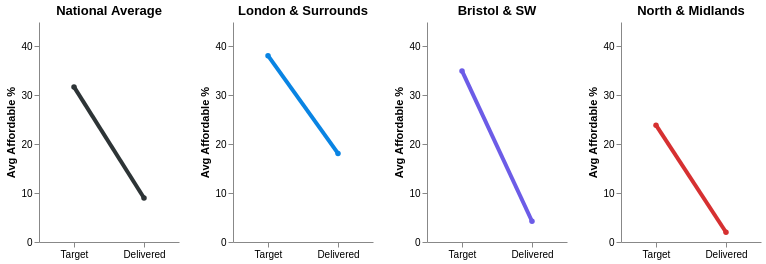

The notebook cell saved with this chart:
### Code cell
# 1. Creating the Four Charts for the Report - National Average and Three Regional Variances

import pandas as pd
import altair as alt

# DATA PREPARATION 
raw_data = [
    {"Name": "Aylesham Shopping Centre", "Region": "London & Surrounds", "Target": 35, "Delivered": 12},
    {"Name": "Kennet Shopping Centre", "Region": "North & Midlands", "Target": 30, "Delivered": 4},
    {"Name": "Chilterns Shopping Centre", "Region": "London & Surrounds", "Target": 30, "Delivered": 0},
    {"Name": "Broadwalk Shopping Centre", "Region": "Bristol & SW", "Target": 30, "Delivered": 7},
    {"Name": "Battersea Power Station", "Region": "London & Surrounds", "Target": 40, "Delivered": 9},
    {"Name": "Greenwich Peninsula", "Region": "London & Surrounds", "Target": 50, "Delivered": 28},
    {"Name": "Heygate Estate", "Region": "London & Surrounds", "Target": 35, "Delivered": 25},
    {"Name": "King's Cross Central", "Region": "London & Surrounds", "Target": 43, "Delivered": 33},
    {"Name": "One Nine Elms", "Region": "London & Surrounds", "Target": 40, "Delivered": 15},
    {"Name": "Spire London", "Region": "London & Surrounds", "Target": 35, "Delivered": 30},
    {"Name": "South Crofty", "Region": "Bristol & SW", "Target": 40, "Delivered": 0},
    {"Name": "Carriageworks", "Region": "Bristol & SW", "Target": 40, "Delivered": 10},
    {"Name": "Chocolate Factory", "Region": "Bristol & SW", "Target": 30, "Delivered": 0},
    {"Name": "T1 Water Street", "Region": "North & Midlands", "Target": 20, "Delivered": 0},
    {"Name": "Circle Square", "Region": "North & Midlands", "Target": 20, "Delivered": 0},
    {"Name": "Slate Wharf", "Region": "North & Midlands", "Target": 20, "Delivered": 0},
    {"Name": "South Queen Street Mill", "Region": "North & Midlands", "Target": 30, "Delivered": 0},
    {"Name": "Smithfield", "Region": "North & Midlands", "Target": 35, "Delivered": 11},
    {"Name": "British Sugar Site", "Region": "North & Midlands", "Target": 20, "Delivered": 3},
    {"Name": "Earls Court", "Region": "London & Surrounds", "Target": 35, "Delivered": 11},
    {"Name": "V&A Hotel", "Region": "North & Midlands", "Target": 20, "Delivered": 0},
    {"Name": "2-4 Chester Road", "Region": "North & Midlands", "Target": 20, "Delivered": 0}
]

df = pd.DataFrame(raw_data)
df_melted = df.melt(id_vars=['Name', 'Region'], value_vars=['Target', 'Delivered'], 
                    var_name='Stage', value_name='Affordable_Pct')

# SLOPE CHART FUNCTION
def make_slope_chart(data, title, color_hex):
    # We only create the line/point chart layer here (no labels)
    chart = alt.Chart(data).mark_line(point=True, size=4).encode(
        x=alt.X('Stage:N', 
                sort=['Target', 'Delivered'], 
                title=None,
                axis=alt.Axis(labelAngle=0)), # Sets writing to horizontal
        y=alt.Y('mean(Affordable_Pct):Q', 
                scale=alt.Scale(domain=[0, 45]),
                title='Avg Affordable %'),
        color=alt.value(color_hex),
        tooltip=[alt.Tooltip('mean(Affordable_Pct):Q', title='Average %', format='.1f')] # Still see % on hover
    ).properties(
        width=140, 
        height=220, 
        title=title
    )
    
    return chart

# GENERATE THE CHARTS
total_avg = make_slope_chart(df_melted, "National Average", "#2d3436")
london_avg = make_slope_chart(df_melted[df_melted['Region'] == 'London & Surrounds'], "London & Surrounds", "#0984e3")
bristol_avg = make_slope_chart(df_melted[df_melted['Region'] == 'Bristol & SW'], "Bristol & SW", "#6c5ce7")
north_avg = make_slope_chart(df_melted[df_melted['Region'] == 'North & Midlands'], "North & Midlands", "#d63031")

# DISPLAY IN JUPYTER
(total_avg | london_avg | bristol_avg | north_avg).configure_view(stroke=None).configure_axis(grid=False)

### Figure 1 — Vega-Lite specification as saved in the notebook (floating-point values rounded to 4 significant figures)
{"config": {"view": {"continuousWidth": 300, "continuousHeight": 300, "stroke": null}, "axis": {"grid": false}}, "hconcat": [{"data": {"name": "data-50cb5e0a75d6c63d227546deb92b206f"}, "mark": {"type": "line", "point": true, "size": 4}, "encoding": {"color": {"value": "#2d3436"}, "tooltip": [{"aggregate": "mean", "field": "Affordable_Pct", "format": ".1f", "title": "Average %", "type": "quantitative"}], "x": {"axis": {"labelAngle": 0}, "field": "Stage", "sort": ["Target", "Delivered"], "title": null, "type": "nominal"}, "y": {"aggregate": "mean", "field": "Affordable_Pct", "scale": {"domain": [0, 45]}, "title": "Avg Affordable %", "type": "quantitative"}}, "height": 220, "title": "National Average", "width": 140}, {"data": {"name": "data-ee4ac2b946705db875c4149c1c2cb847"}, "mark": {"type": "line", "point": true, "size": 4}, "encoding": {"color": {"value": "#0984e3"}, "tooltip": [{"aggregate": "mean", "field": "Affordable_Pct", "format": ".1f", "title": "Average %", "type": "quantitative"}], "x": {"axis": {"labelAngle": 0}, "field": "Stage", "sort": ["Target", "Delivered"], "title": null, "type": "nominal"}, "y": {"aggregate": "mean", "field": "Affordable_Pct", "scale": {"domain": [0, 45]}, "title": "Avg Affordable %", "type": "quantitative"}}, "height": 220, "title": "London & Surrounds", "width": 140}, {"data": {"name": "data-282852b42b254c52353910586908309e"}, "mark": {"type": "line", "point": true, "size": 4}, "encoding": {"color": {"value": "#6c5ce7"}, "tooltip": [{"aggregate": "mean", "field": "Affordable_Pct", "format": ".1f", "title": "Average %", "type": "quantitative"}], "x": {"axis": {"labelAngle": 0}, "field": "Stage", "sort": ["Target", "Delivered"], "title": null, "type": "nominal"}, "y": {"aggregate": "mean", "field": "Affordable_Pct", "scale": {"domain": [0, 45]}, "title": "Avg Affordable %", "type": "quantitative"}}, "height": 220, "title": "Bristol & SW", "width": 140}, {"data": {"name": "data-85510f3169d97a67193f587146c63b18"}, "mark": {"type": "line", "point": true, "size": 4}, "encoding": {"color": {"value": "#d63031"}, "tooltip": [{"aggregate": "mean", "field": "Affordable_Pct", "format": ".1f", "title": "Average %", "type": "quantitative"}], "x": {"axis": {"labelAngle": 0}, "field": "Stage", "sort": ["Target", "Delivered"], "title": null, "type": "nominal"}, "y": {"aggregate": "mean", "field": "Affordable_Pct", "scale": {"domain": [0, 45]}, "title": "Avg Affordable %", "type": "quantitative"}}, "height": 220, "title": "North & Midlands", "width": 140}], "$schema": "https://vega.github.io/schema/vega-lite/v5.20.1.json", "datasets": {"data-50cb5e0a75d6c63d227546deb92b206f": [{"Name": "Aylesham Shopping Centre", "Region": "London & Surrounds", "Stage": "Target", "Affordable_Pct": 35}, {"Name": "Kennet Shopping Centre", "Region": "North & Midlands", "Stage": "Target", "Affordable_Pct": 30}, {"Name": "Chilterns Shopping Centre", "Region": "London & Surrounds", "Stage": "Target", "Affordable_Pct": 30}, {"Name": "Broadwalk Shopping Centre", "Region": "Bristol & SW", "Stage": "Target", "Affordable_Pct": 30}, {"Name": "Battersea Power Station", "Region": "London & Surrounds", "Stage": "Target", "Affordable_Pct": 40}, {"Name": "Greenwich Peninsula", "Region": "London & Surrounds", "Stage": "Target", "Affordable_Pct": 50}, {"Name": "Heygate Estate", "Region": "London & Surrounds", "Stage": "Target", "Affordable_Pct": 35}, {"Name": "King's Cross Central", "Region": "London & Surrounds", "Stage": "Target", "Affordable_Pct": 43}, {"Name": "One Nine Elms", "Region": "London & Surrounds", "Stage": "Target", "Affordable_Pct": 40}, {"Name": "Spire London", "Region": "London & Surrounds", "Stage": "Target", "Affordable_Pct": 35}, {"Name": "South Crofty", "Region": "Bristol & SW", "Stage": "Target", "Affordable_Pct": 40}, {"Name": "Carriageworks", "Region": "Bristol & SW", "Stage": "Target", "Affordable_Pct": 40}, {"Name": "Chocolate Factory", "Region": "Bristol & SW", "Stage": "Target", "Affordable_Pct": 30}, {"Name": "T1 Water Street", "Region": "North & Midlands", "Stage": "Target", "Affordable_Pct": 20}, {"Name": "Circle Square", "Region": "North & Midlands", "Stage": "Target", "Affordable_Pct": 20}, {"Name": "Slate Wharf", "Region": "North & Midlands", "Stage": "Target", "Affordable_Pct": 20}, {"Name": "South Queen Street Mill", "Region": "North & Midlands", "Stage": "Target", "Affordable_Pct": 30}, {"Name": "Smithfield", "Region": "North & Midlands", "Stage": "Target", "Affordable_Pct": 35}, {"Name": "British Sugar Site", "Region": "North & Midlands", "Stage": "Target", "Affordable_Pct": 20}, {"Name": "Earls Court", "Region": "London & Surrounds", "Stage": "Target", "Affordable_Pct": 35}, {"Name": "V&A Hotel", "Region": "North & Midlands", "Stage": "Target", "Affordable_Pct": 20}, {"Name": "2-4 Chester Road", "Region": "North & Midlands", "Stage": "Target", "Affordable_Pct": 20}, {"Name": "Aylesham Shopping Centre", "Region": "London & Surrounds", "Stage": "Delivered", "Affordable_Pct": 12}, {"Name": "Kennet Shopping Centre", "Region": "North & Midlands", "Stage": "Delivered", "Affordable_Pct": 4}, {"Name": "Chilterns Shopping Centre", "Region": "London & Surrounds", "Stage": "Delivered", "Affordable_Pct": 0}, {"Name": "Broadwalk Shopping Centre", "Region": "Bristol & SW", "Stage": "Delivered", "Affordable_Pct": 7}, {"Name": "Battersea Power Station", "Region": "London & Surrounds", "Stage": "Delivered", "Affordable_Pct": 9}, {"Name": "Greenwich Peninsula", "Region": "London & Surrounds", "Stage": "Delivered", "Affordable_Pct": 28}, {"Name": "Heygate Estate", "Region": "London & Surrounds", "Stage": "Delivered", "Affordable_Pct": 25}, {"Name": "King's Cross Central", "Region": "London & Surrounds", "Stage": "Delivered", "Affordable_Pct": 33}, {"Name": "One Nine Elms", "Region": "London & Surrounds", "Stage": "Delivered", "Affordable_Pct": 15}, {"Name": "Spire London", "Region": "London & Surrounds", "Stage": "Delivered", "Affordable_Pct": 30}, {"Name": "South Crofty", "Region": "Bristol & SW", "Stage": "Delivered", "Affordable_Pct": 0}, {"Name": "Carriageworks", "Region": "Bristol & SW", "Stage": "Delivered", "Affordable_Pct": 10}, {"Name": "Chocolate Factory", "Region": "Bristol & SW", "Stage": "Delivered", "Affordable_Pct": 0}, {"Name": "T1 Water Street", "Region": "North & Midlands", "Stage": "Delivered", "Affordable_Pct": 0}, {"Name": "Circle Square", "Region": "North & Midlands", "Stage": "Delivered", "Affordable_Pct": 0}, {"Name": "Slate Wharf", "Region": "North & Midlands", "Stage": "Delivered", "Affordable_Pct": 0}, {"Name": "South Queen Street Mill", "Region": "North & Midlands", "Stage": "Delivered", "Affordable_Pct": 0}, {"Name": "Smithfield", "Region": "North & Midlands", "Stage": "Delivered", "Affordable_Pct": 11}, {"Name": "British Sugar Site", "Region": "North & Midlands", "Stage": "Delivered", "Affordable_Pct": 3}, {"Name": "Earls Court", "Region": "London & Surrounds", "Stage": "Delivered", "Affordable_Pct": 11}, {"Name": "V&A Hotel", "Region": "North & Midlands", "Stage": "Delivered", "Affordable_Pct": 0}, {"Name": "2-4 Chester Road", "Region": "North & Midlands", "Stage": "Delivered", "Affordable_Pct": 0}], "data-ee4ac2b946705db875c4149c1c2cb847": [{"Name": "Aylesham Shopping Centre", "Region": "London & Surrounds", "Stage": "Target", "Affordable_Pct": 35}, {"Name": "Chilterns Shopping Centre", "Region": "London & Surrounds", "Stage": "Target", "Affordable_Pct": 30}, {"Name": "Battersea Power Station", "Region": "London & Surrounds", "Stage": "Target", "Affordable_Pct": 40}, {"Name": "Greenwich Peninsula", "Region": "London & Surrounds", "Stage": "Target", "Affordable_Pct": 50}, {"Name": "Heygate Estate", "Region": "London & Surrounds", "Stage": "Target", "Affordable_Pct": 35}, {"Name": "King's Cross Central", "Region": "London & Surrounds", "Stage": "Target", "Affordable_Pct": 43}, {"Name": "One Nine Elms", "Region": "London & Surrounds", "Stage": "Target", "Affordable_Pct": 40}, {"Name": "Spire London", "Region": "London & Surrounds", "Stage": "Target", "Affordable_Pct": 35}, {"Name": "Earls Court", "Region": "London & Surrounds", "Stage": "Target", "Affordable_Pct": 35}, {"Name": "Aylesham Shopping Centre", "Region": "London & Surrounds", "Stage": "Delivered", "Affordable_Pct": 12}, {"Name": "Chilterns Shopping Centre", "Region": "London & Surrounds", "Stage": "Delivered", "Affordable_Pct": 0}, {"Name": "Battersea Power Station", "Region": "London & Surrounds", "Stage": "Delivered", "Affordable_Pct": 9}, {"Name": "Greenwich Peninsula", "Region": "London & Surrounds", "Stage": "Delivered", "Affordable_Pct": 28}, {"Name": "Heygate Estate", "Region": "London & Surrounds", "Stage": "Delivered", "Affordable_Pct": 25}, {"Name": "King's Cross Central", "Region": "London & Surrounds", "Stage": "Delivered", "Affordable_Pct": 33}, {"Name": "One Nine Elms", "Region": "London & Surrounds", "Stage": "Delivered", "Affordable_Pct": 15}, {"Name": "Spire London", "Region": "London & Surrounds", "Stage": "Delivered", "Affordable_Pct": 30}, {"Name": "Earls Court", "Region": "London & Surrounds", "Stage": "Delivered", "Affordable_Pct": 11}], "data-282852b42b254c52353910586908309e": [{"Name": "Broadwalk Shopping Centre", "Region": "Bristol & SW", "Stage": "Target", "Affordable_Pct": 30}, {"Name": "South Crofty", "Region": "Bristol & SW", "Stage": "Target", "Affordable_Pct": 40}, {"Name": "Carriageworks", "Region": "Bristol & SW", "Stage": "Target", "Affordable_Pct": 40}, {"Name": "Chocolate Factory", "Region": "Bristol & SW", "Stage": "Target", "Affordable_Pct": 30}, {"Name": "Broadwalk Shopping Centre", "Region": "Bristol & SW", "Stage": "Delivered", "Affordable_Pct": 7}, {"Name": "South Crofty", "Region": "Bristol & SW", "Stage": "Delivered", "Affordable_Pct": 0}, {"Name": "Carriageworks", "Region": "Bristol & SW", "Stage": "Delivered", "Affordable_Pct": 10}, {"Name": "Chocolate Factory", "Region": "Bristol & SW", "Stage": "Delivered", "Affordable_Pct": 0}], "data-85510f3169d97a67193f587146c63b18": [{"Name": "Kennet Shopping Centre", "Region": "North & Midlands", "Stage": "Target", "Affordable_Pct": 30}, {"Name": "T1 Water Street", "Region": "North & Midlands", "Stage": "Target", "Affordable_Pct": 20}, {"Name": "Circle Square", "Region": "North & Midlands", "Stage": "Target", "Affordable_Pct": 20}, {"Name": "Slate Wharf", "Region": "North & Midlands", "Stage": "Target", "Affordable_Pct": 20}, {"Name": "South Queen Street Mill", "Region": "North & Midlands", "Stage": "Target", "Affordable_Pct": 30}, {"Name": "Smithfield", "Region": "North & Midlands", "Stage": "Target", "Affordable_Pct": 35}, {"Name": "British Sugar Site", "Region": "North & Midlands", "Stage": "Target", "Affordable_Pct": 20}, {"Name": "V&A Hotel", "Region": "North & Midlands", "Stage": "Target", "Affordable_Pct": 20}, {"Name": "2-4 Chester Road", "Region": "North & Midlands", "Stage": "Target", "Affordable_Pct": 20}, {"Name": "Kennet Shopping Centre", "Region": "North & Midlands", "Stage": "Delivered", "Affordable_Pct": 4}, {"Name": "T1 Water Street", "Region": "North & Midlands", "Stage": "Delivered", "Affordable_Pct": 0}, {"Name": "Circle Square", "Region": "North & Midlands", "Stage": "Delivered", "Affordable_Pct": 0}, {"Name": "Slate Wharf", "Region": "North & Midlands", "Stage": "Delivered", "Affordable_Pct": 0}, {"Name": "South Queen Street Mill", "Region": "North & Midlands", "Stage": "Delivered", "Affordable_Pct": 0}, {"Name": "Smithfield", "Region": "North & Midlands", "Stage": "Delivered", "Affordable_Pct": 11}, {"Name": "British Sugar Site", "Region": "North & Midlands", "Stage": "Delivered", "Affordable_Pct": 3}, {"Name": "V&A Hotel", "Region": "North & Midlands", "Stage": "Delivered", "Affordable_Pct": 0}, {"Name": "2-4 Chester Road", "Region": "North & Midlands", "Stage": "Delivered", "Affordable_Pct": 0}]}}
